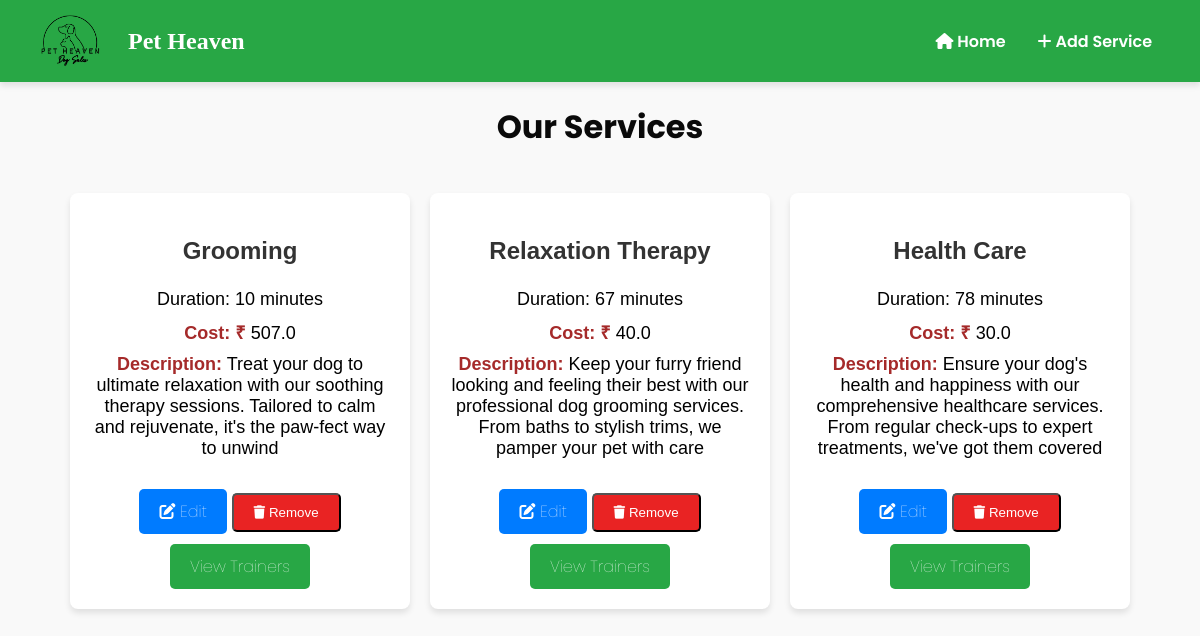
The app's page /admin_services, older data.
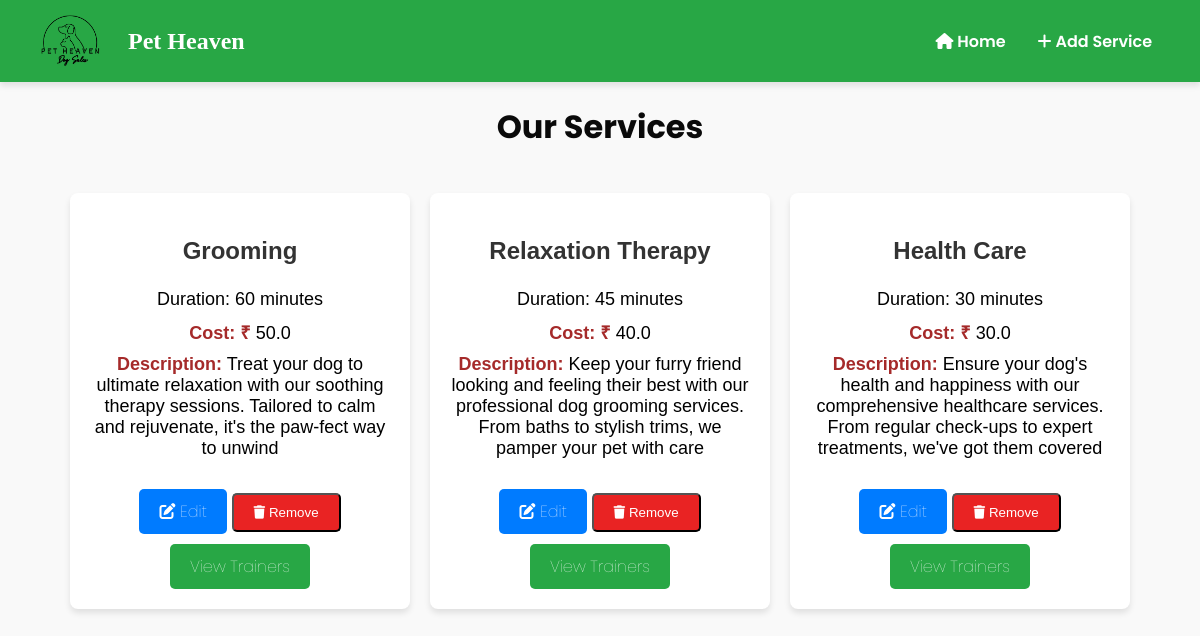
The same page, newer data.
### models.py (models this page shows, shortened)
class Service(db.Model):
    id = db.Column(db.Integer, primary_key=True)
    service_name = db.Column(db.String(100), nullable=False)
    duration = db.Column(db.String(50), nullable=False)
    cost = db.Column(db.Float, nullable=False)
    description = db.Column(db.Text, nullable=False)

### app.py (the view)
@app.route('/admin_services')
def admin_services():
    services = Service.query.all()
    return render_template('admin_services.html', services=services)

### templates/admin_services.html (shortened to what this page needs)
<!DOCTYPE html>
<html lang="en">
  <head>
    <link rel="stylesheet" href="https://cdnjs.cloudflare.com/ajax/libs/font-awesome/6.0.0/css/all.min.css">
  </head>
  <body>
    <nav class="navbar">
      <div class="logo">
        <img src="{{ url_for('static', filename='images/logo1.png') }}" alt="Pet Heaven Logo">
        <span>Pet Heaven</span>
      </div>
      <ul class="nav-links">
        <li><a href="/admin_dashboard" class="nav-link" id="home-link"><i class="fas fa-home"></i> Home</a></li>
        <li><a href="{{ url_for('add_services') }}" class="nav-link"><i class="fas fa-plus"></i> Add Service</a></li>
      </ul>
    </nav>
    <header>
      <h1>Our Services</h1>
    </header>
    <div class="cards">
      {% for service in services %}
        <div class="card">
          <h3>{{ service.service_name }}</h3>
          <p>Duration:
            {% if 'hour' in service.duration %}
                {{ service.duration.split(' ')[0] | int * 60 }} minutes
            {% elif 'minute' in service.duration %}
                {{ service.duration.split(' ')[0] }} minutes
            {% else %}
                {{ service.duration }} minutes
            {% endif %}
          </p>
          <p><strong>Cost: ₹</strong> {{ service.cost }}</p>
          <p><strong>Description:</strong> {{ service.description }}</p>
          <div class="button-container">
            <div class="edit-remove-buttons">
              <a href="{{ url_for('edit_service', service_id=service.id) }}" class="edit-button"><i class="fa fa-edit"></i> Edit</a>
              <form action="{{ url_for('delete_service', service_id=service.id) }}" method="POST" style="display: inline;">
                <button type="submit" class="delete-button"><i class="fa fa-trash"></i> Remove</button>
                <a href="{{ url_for('admin_trainer', service_id=service.id) }}" class="view-trainers-button">View Trainers</a>
              </form>
            </div>
          </div>
        </div>
      {% endfor %}
    </div>
  </body>
</html>

Row changes from the older to the newer data that the page shows:
changed Service "Grooming": cost "507.0" → "50.0"; duration "10" → "60"
changed Service "Relaxation Therapy": duration "67" → "45"
changed Service "Health Care": duration "78" → "30"
